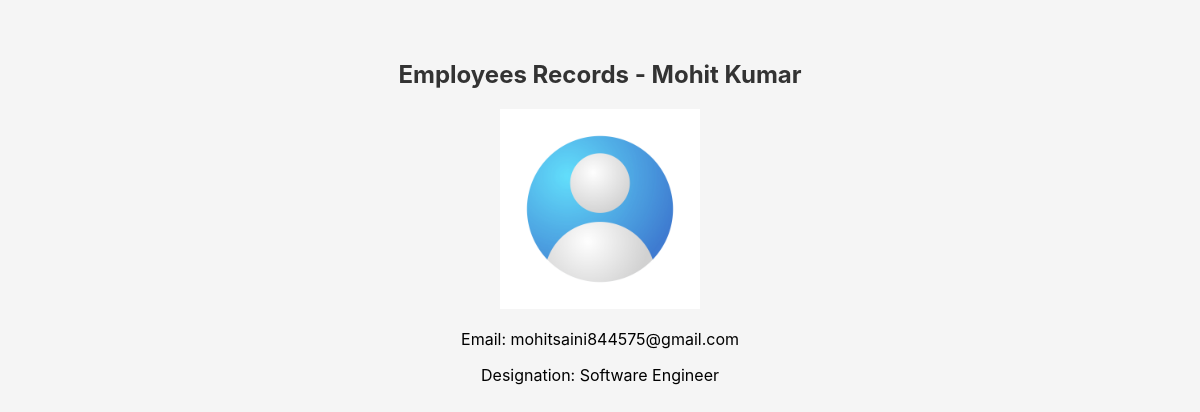
/employee/1/, run on the app's committed database.
### employees/models.py (models this page shows, shortened)
class Employee(models.Model):
    first_name = models.CharField(max_length=25)
    last_name = models.CharField(max_length=25)
    email = models.EmailField(unique=True)
    designation = models.CharField(max_length=50)
    image = models.ImageField(upload_to='emp_images', default='default.jpg')
    salary = models.IntegerField()
    joining_date = models.DateField()
    is_active = models.BooleanField(default=True)
    Department = models.ForeignKey(Department, on_delete=models.SET_NULL, blank=True, null=True)
    manager = models.ForeignKey("self", on_delete=models.SET_NULL, blank=True, null=True)
    def full_name(self):
        return f"{self.first_name} {self.last_name}"

### employees/views.py (the view)
# urls.py: path('<int:id>/', views.employee_detail, name='employee_detail'),
def employee_detail(request, id):
    employee = get_object_or_404(Employee, id=id)
    context = {
        'employee': employee
    }
    return render(request, 'employee_detail.html', context)

### templates/employee_detail.html (shortened to what this page needs)
{% load static %}
<!DOCTYPE html>
<html lang="en-US">
<head>
    <link rel="stylesheet" href="{% static 'css/style.css' %}">
    <link rel="stylesheet" href="https://cdnjs.cloudflare.com/ajax/libs/font-awesome/4.7.0/css/font-awesome.min.css">
</head>
<body>
    <h2>Employees Records - {{ employee.full_name }} </h2>
    <img src="{{ employee.image.url }}" alt="{{ employee.full_name }} image" width="200 ">
    <p>Email: {{ employee.email }}</p>
    <p>Designation: {{ employee.designation}}</p>
</body>
</html>

### employees_main/static/css/style.css (style rules this page uses)
body { font-family: "Inter", sans-serif; background: #f5f5f5; margin: 0; padding: 40px; text-align: center; }
h2 { margin-bottom: 20px; color: #333; }

### data on the page
Employee: full_name "Mohit Kumar", image (placeholder picture), email "mohitsaini844575@gmail.com", designation "Software Engineer"
